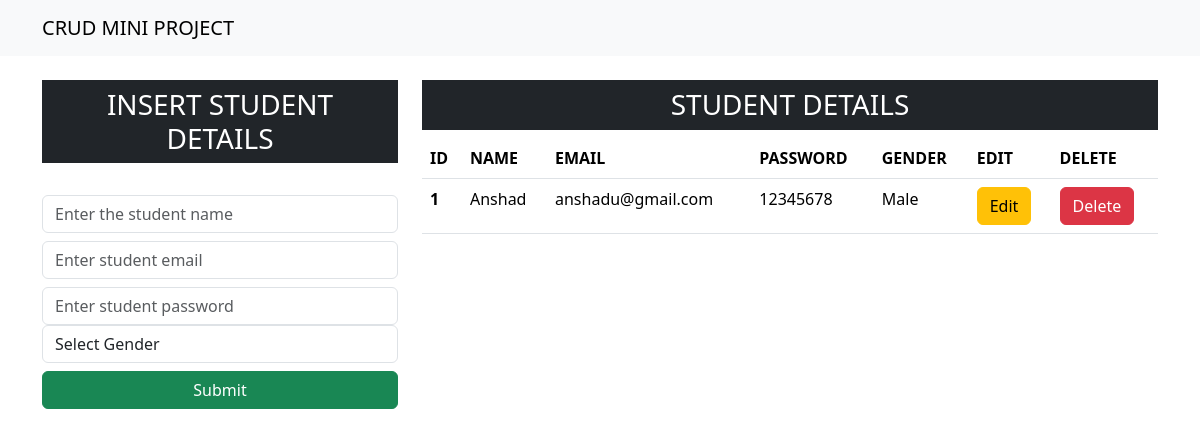
The app's page /, older data.
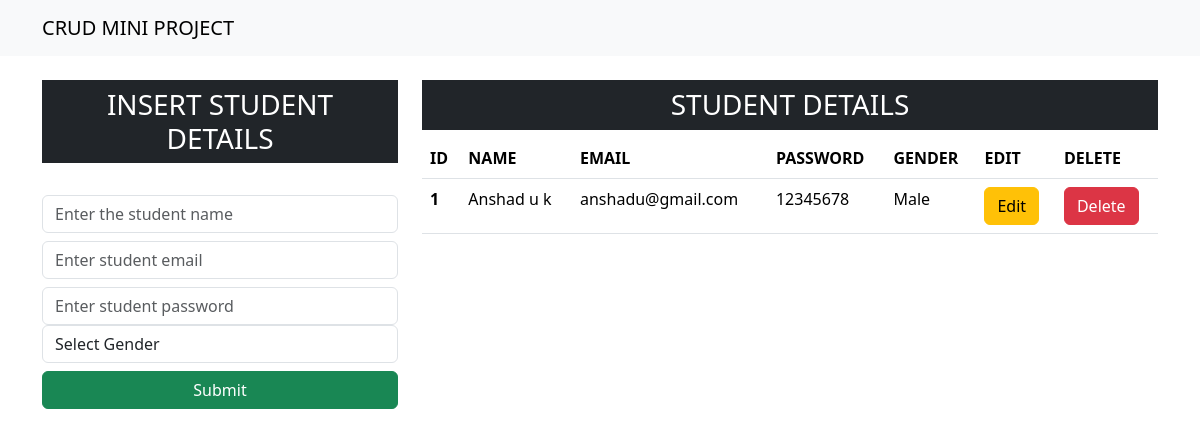
The same page, newer data.
### app/models.py (models this page shows, shortened)
class Student(models.Model):
    name=models.CharField(max_length=255,blank=False,null=False)
    email=models.EmailField()
    password=models.CharField(max_length=10)
    gender=models.CharField(max_length=25)

### app/views.py (the view)
# urls.py: path('',include('app.urls'),name='index')
def index(request):
    data=Student.objects.all()
    context={'data':data}
    return render(request,'index.html',context)

### templates/index.html (shortened to what this page needs)
<!doctype html>
<html lang="en">
  <head>
    <link href="https://cdn.jsdelivr.net/npm/bootstrap@5.3.3/dist/css/bootstrap.min.css" rel="stylesheet">
  </head>
  <body>
    <nav class="navbar navbar-expand-lg bg-body-tertiary">
        <div class="container-md">
          <a class="navbar-brand" href="/">CRUD MINI PROJECT</a>
        </div>
      </nav>
      <div class="container" mt-3>
        <div class="row">
            <div class="col-md-4">
                <h3 class="text-center text-white bg-dark p-2 mt-4">INSERT STUDENT DETAILS</h3>
            <br>
            <form action="insert" method="post">
                <div class="form-group">
                    <input type="text" class="form-control" placeholder="Enter the student name" name="name" required>
                </div>
                <div class="form-group">
                    <input type="email" class="form-control mt-2" placeholder="Enter student email" name="email" required>
                </div>
                <div class="form-group">
                    <input type="password" class="form-control mt-2" placeholder="Enter student password" name="password" required>
                </div>
                <div class="form-group">
                    <select id="gender" class="form-control" name="gender" required>
                      <option selected>Select Gender</option>
                    </select>
                </div>
                <div class="d-grid gap-2">
                    <button class="btn btn-success mt-2" type="submit">Submit</button>
                </div>
            </form>
            </div>
            <div class="col-md-8">
                <h3 class="text-center text-white bg-dark mt-4 p-2">STUDENT DETAILS</h3>
                <table class="table">
                    <thead>
                      <tr>
                        <th scope="col">ID</th>
                        <th scope="col">NAME</th>
                        <th scope="col">EMAIL</th>
                        <th scope="col">PASSWORD</th>
                        <th scope="col">GENDER</th>
                        <th scope="col">EDIT</th>
                        <th scope="col">DELETE</th>
                      </tr>
                    </thead>
                    <tbody>
                        {% for d in data %}
                      <tr>
                        <th scope="row">{{d.id}}</th>
                        <td>{{d.name}}</td>
                        <td>{{d.email}}</td>
                        <td>{{d.password}}</td>
                        <td>{{d.gender}}</td>
                        <td><a type="button" href="update/{{d.id}}" class="btn btn-warning">Edit</a></td>
                        <td><a type="button" href="delete/{{d.id}}" class="btn btn-danger">Delete</a></td>
                      </tr>
                        {% endfor %}
                    </tbody>
                  </table>
            </div>
        </div>
      </div>
  </body>
</html>

Row changes from the older to the newer data that the page shows:
changed Student "anshadu@gmail.com": name "Anshad" → "Anshad u k"
